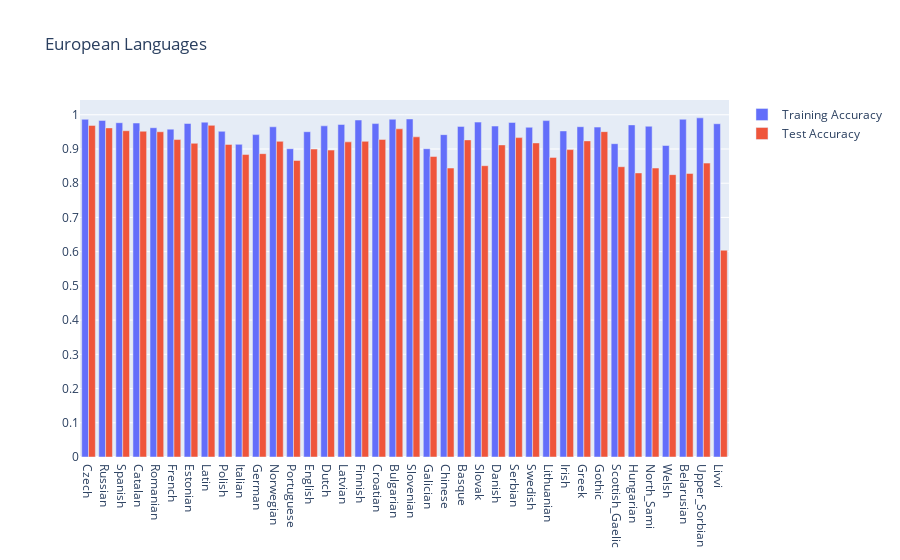
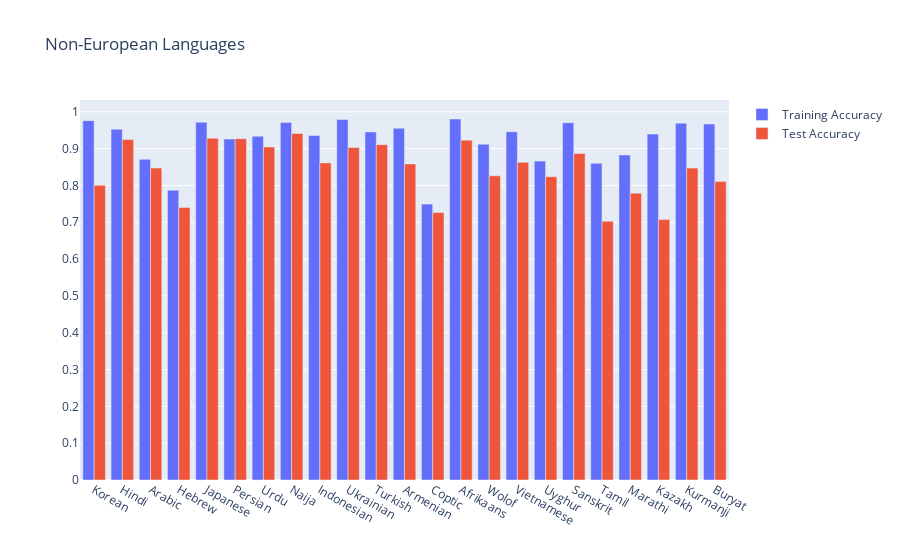

The cell these charts' notebook holds for them, in order:
### Code cell
import plotly.graph_objects as go

fig1 = go.Figure(data=[
    go.Bar(name='Training Accuracy', x=results_shrink_Europe.index, y=results_shrink_Europe['TrainAcc']),
    go.Bar(name='Test Accuracy', x=results_shrink_Europe.index, y=results_shrink_Europe['TestAcc'])
])
# Change the bar mode
fig1.update_layout(barmode='group', yaxis = dict(tickmode = 'linear',tick0 = 0,dtick = 0.1), title='European Languages')
fig1.show()

fig2 = go.Figure(data=[
    go.Bar(name='Training Accuracy', x=results_shrink_NonEurope.index, y=results_shrink_NonEurope['TrainAcc']),
    go.Bar(name='Test Accuracy', x=results_shrink_NonEurope.index, y=results_shrink_NonEurope['TestAcc'])
])
# Change the bar mode
fig2.update_layout(barmode='group', yaxis = dict(tickmode = 'linear',tick0 = 0,dtick = 0.1), title='Non-European Languages')
fig2.show()

### Figure 1 — Plotly figure (JSON) as saved in the notebook; plotly's stock layout.template omitted (floating-point values rounded to 4 significant figures)
{"data": [{"name": "Training Accuracy", "type": "bar", "x": ["Czech", "Russian", "Spanish", "Catalan", "Romanian", "French", "Estonian", "Latin", "Polish", "Italian", "German", "Norwegian", "Portuguese", "English", "Dutch", "Latvian", "Finnish", "Croatian", "Bulgarian", "Slovenian", "Galician", "Chinese", "Basque", "Slovak", "Danish", "Serbian", "Swedish", "Lithuanian", "Irish", "Greek", "Gothic", "Scottish_Gaelic", "Hungarian", "North_Sami", "Welsh", "Belarusian", "Upper_Sorbian", "Livvi"], "y": [0.9867, 0.9835, 0.9768, 0.9758, 0.9621, 0.958, 0.9745, 0.9784, 0.9516, 0.9135, 0.942, 0.9648, 0.9008, 0.9505, 0.9676, 0.9716, 0.9846, 0.9742, 0.9868, 0.9877, 0.9007, 0.9419, 0.966, 0.9785, 0.967, 0.9775, 0.9634, 0.9829, 0.9527, 0.9651, 0.9639, 0.9155, 0.9704, 0.9664, 0.9102, 0.9869, 0.991, 0.9738]}, {"name": "Test Accuracy", "type": "bar", "x": ["Czech", "Russian", "Spanish", "Catalan", "Romanian", "French", "Estonian", "Latin", "Polish", "Italian", "German", "Norwegian", "Portuguese", "English", "Dutch", "Latvian", "Finnish", "Croatian", "Bulgarian", "Slovenian", "Galician", "Chinese", "Basque", "Slovak", "Danish", "Serbian", "Swedish", "Lithuanian", "Irish", "Greek", "Gothic", "Scottish_Gaelic", "Hungarian", "North_Sami", "Welsh", "Belarusian", "Upper_Sorbian", "Livvi"], "y": [0.9689, 0.9616, 0.9534, 0.9519, 0.9503, 0.9276, 0.9166, 0.969, 0.9133, 0.8837, 0.8863, 0.9223, 0.8663, 0.8997, 0.8968, 0.9208, 0.9224, 0.9279, 0.9589, 0.9355, 0.878, 0.8443, 0.9266, 0.8512, 0.9119, 0.9332, 0.9177, 0.8754, 0.8982, 0.9236, 0.9507, 0.8482, 0.83, 0.8443, 0.825, 0.8285, 0.8587, 0.6042]}], "layout": {"barmode": "group", "title": {"text": "European Languages"}, "yaxis": {"dtick": 0.1, "tick0": 0, "tickmode": "linear"}}}

### Figure 2 — Plotly figure (JSON) as saved in the notebook; plotly's stock layout.template omitted (floating-point values rounded to 4 significant figures)
{"data": [{"name": "Training Accuracy", "type": "bar", "x": ["Korean", "Hindi", "Arabic", "Hebrew", "Japanese", "Persian", "Urdu", "Naija", "Indonesian", "Ukrainian", "Turkish", "Armenian", "Coptic", "Afrikaans", "Wolof", "Vietnamese", "Uyghur", "Sanskrit", "Tamil", "Marathi", "Kazakh", "Kurmanji", "Buryat"], "y": [0.9759, 0.9527, 0.8711, 0.787, 0.9718, 0.9259, 0.9337, 0.9708, 0.9356, 0.979, 0.9454, 0.9554, 0.7493, 0.9805, 0.9121, 0.946, 0.8662, 0.9704, 0.8602, 0.883, 0.9395, 0.9693, 0.9668]}, {"name": "Test Accuracy", "type": "bar", "x": ["Korean", "Hindi", "Arabic", "Hebrew", "Japanese", "Persian", "Urdu", "Naija", "Indonesian", "Ukrainian", "Turkish", "Armenian", "Coptic", "Afrikaans", "Wolof", "Vietnamese", "Uyghur", "Sanskrit", "Tamil", "Marathi", "Kazakh", "Kurmanji", "Buryat"], "y": [0.8005, 0.925, 0.8473, 0.74, 0.9283, 0.9272, 0.9046, 0.9412, 0.8613, 0.9031, 0.9108, 0.8585, 0.7262, 0.9231, 0.8262, 0.8628, 0.8238, 0.8871, 0.7027, 0.779, 0.7075, 0.8471, 0.8105]}], "layout": {"barmode": "group", "title": {"text": "Non-European Languages"}, "yaxis": {"dtick": 0.1, "tick0": 0, "tickmode": "linear"}}}
